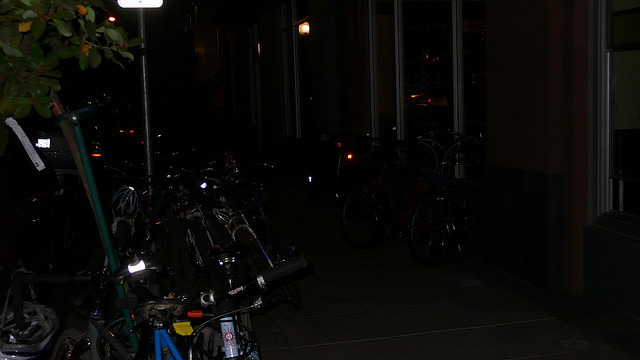
#> input picture img2.jpg, 640 x 360 px
$ python opt_gamma.py
#> lines starting #> are read from the running program, lines starting #| are printed output that depends on the picture; after the words box and inside, x2 and y2 are one past the last pixel; in counts of white or black regions, pixels touching at a corner belong together; long printed decimals are rounded
import cv2
import numpy as np
img_idx = 2
img = cv2.imread(f"img{img_idx}.jpg")
#> img is the input picture: shape (360, 640, 3); mean B, G, R 8.1, 10.6, 10.9

img = img.astype(np.float32) / 255.0

b = img[:, :, 0].astype(np.float32)
g = img[:, :, 1].astype(np.float32)
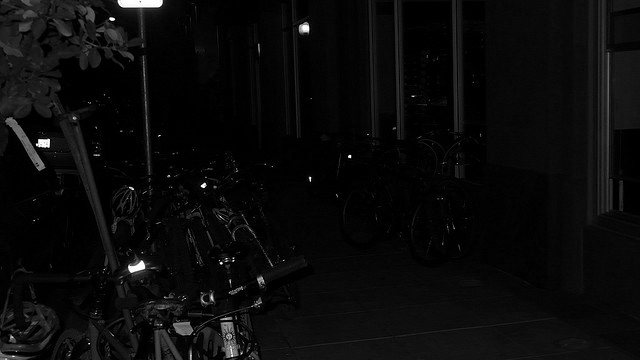
#> g: shape (360, 640) float32; min 0, max 1, mean 0.0414
r = img[:, :, 2].astype(np.float32)

y = 0.299 * r + 0.587 * g + 0.114 * b

y_norm = np.log(1 + y) / np.log(1 + np.max(y))

ret, thresh_b = cv2.threshold(y_norm, 0.5, 1, cv2.THRESH_BINARY)
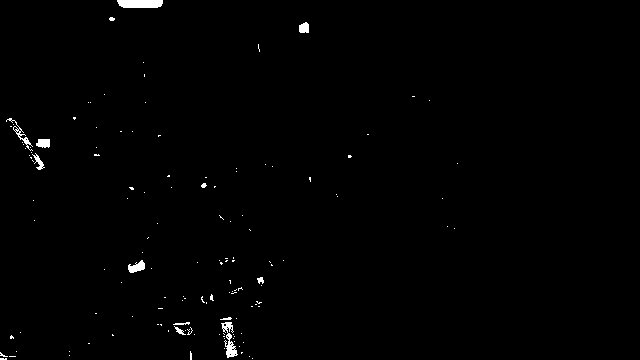
#> thresh_b: shape (360, 640) float32; values 0 (black) and 1 (white), 0.72% white; 135 white regions (123 under 20 px), largest, box (x1, y1, x2, y2) and area: (117, 0, 163, 8) 343, (221, 322, 238, 358) 248, (128, 260, 145, 273) 135
thresh_d =  1 - thresh_b

y_b = y_norm * thresh_b
y_d = y_norm * thresh_d

# dark side gamma correction
r_init = 1
r_cur = r_init
r_before = r_cur + 100 # 첫 번째 루프로 진입하기 위해 큰 값으로 설정

s = y_d[y_d != 0]
log_y_d = np.log(s)
std_d = np.std(s)
#> std_d = 0.0622

for i in range(100):
    s_r = s ** r_cur
    mean_s_log = np.mean(s_r * log_y_d)
    up = np.mean(s_r) - std_d
    r_next = r_cur - up/mean_s_log
    #print(up)

    r_before = r_cur
    r_cur = r_next

    if np.abs(r_cur - r_before) < 1e-7:
        break
#> this loop made 4 passes
#> (mean_s_log, up, r_next, r_before, r_cur) on passes 2 to 4: (-0.154, 0.000478, 0.954, 0.95, 0.954), (-0.153, 2.05e-06, 0.954, 0.954, 0.954), (-0.153, -1.12e-08, 0.954, 0.954, 0.954)
#> (mean_s_log, up, r_next, r_cur) on pass 1: (-0.134, -0.00667, 0.95, 0.95)
#r_cur = np.clip(r_cur, 1e-6, 1.0)
r_d = r_cur
#> r_d = 0.954

print("dark side gamma:", r_d)
#| dark side gamma: 0.9535
# bright side gamma correction
r_init = 1
r_cur = r_init
r_before = r_cur + 100 # 첫 번째 루프로 진입하기 위해 큰 값으로 설정

s = y_b[y_b != 0]
#> s = 1659 values, max 1 at index 32, min 0.5 at index 635, mean 0.732
log_y_b = np.log(s)
#> log_y_b = 1659 values, max 0 at index 32, min -0.693 at index 635, mean -0.348
std_b = 1 - std_d
#> std_b = 0.938

for i in range(100):
    s_r = s ** r_cur
    mean_s_log = np.mean(s_r * log_y_b)
    up = np.mean(s_r) - std_b
    r_next = r_cur - up/mean_s_log

    r_before = r_cur
    r_cur = r_next

    if np.abs(r_cur - r_before) < 1e-7:
        break
#> this loop made 5 passes
#> (mean_s_log, up, r_next, r_before, r_cur) on passes 2 to 5: (-0.352, 0.0686, 0.177, -0.0181, 0.177), (-0.316, 0.00356, 0.188, 0.177, 0.188), (-0.314, 1.1e-05, 0.188, 0.188, 0.188), (-0.314, -1.12e-08, 0.188, 0.188, 0.188)
#> (mean_s_log, up, r_next, r_cur) on pass 1: (-0.202, -0.206, -0.0181, -0.0181)

#r_cur = np.clip(r_cur, 1.0, 10.0)
r_b = r_cur
#> r_b = 0.188

print("bright side gamma:", r_b)
#| bright side gamma: 0.188

enhanced_y_d = y_norm ** r_d
enhanced_y_b = y_norm ** r_b
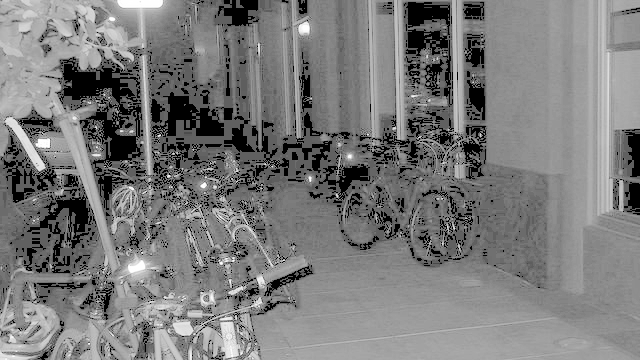
#> enhanced_y_b: shape (360, 640) float32; min 0, max 1, mean 0.483

cv2.imshow('Enhanced Y Dark', enhanced_y_d)
cv2.imshow('Enhanced Y Bright', enhanced_y_b)
cv2.waitKey(0)
cv2.destroyAllWindows()

sigma = 0.5
w = np.exp(-1 / (sigma ** 2 * 2) * (enhanced_y_b ** 2))
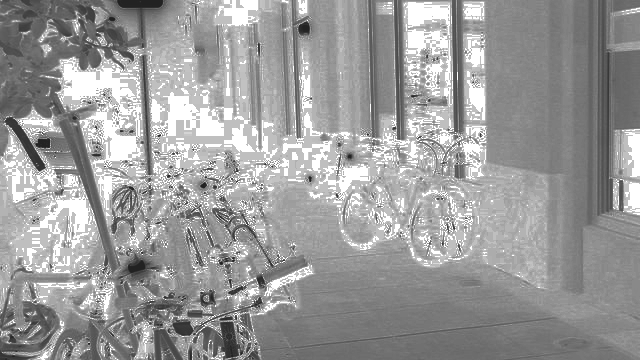
#> w: shape (360, 640) float32; min 0.135, max 1, mean 0.608
y_o = w * enhanced_y_d + (1 - w) * enhanced_y_b
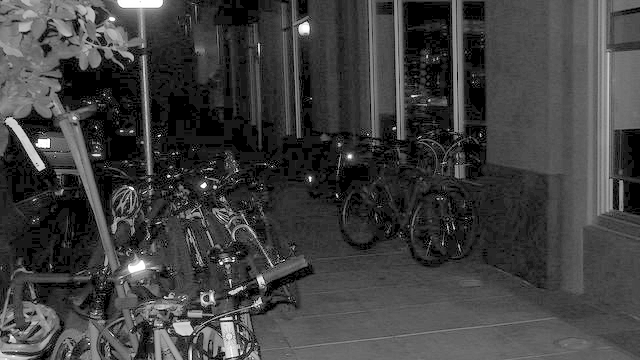
#> y_o: shape (360, 640) float32; min 0, max 1, mean 0.25

cv2.imshow('Enhanced Y', y_o)
cv2.waitKey(0)
cv2.destroyAllWindows()
# [7 lines of commented-out code are left out]

satur = 1 - np.tanh(enhanced_y_b)
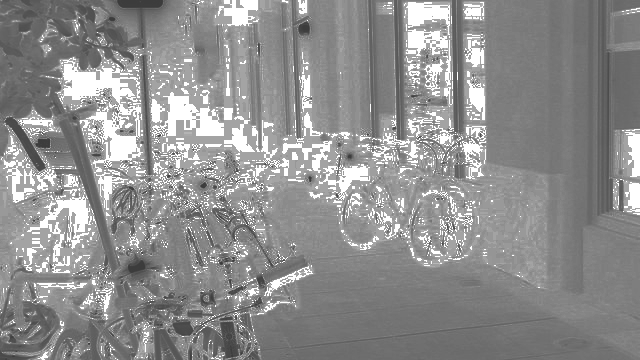
#> satur: shape (360, 640) float32; min 0.238, max 1, mean 0.563

for i in range(0, 3):
    img[:,:,i] = (img[:,:,i] / (y_norm + 1e-8)) ** satur * y_o
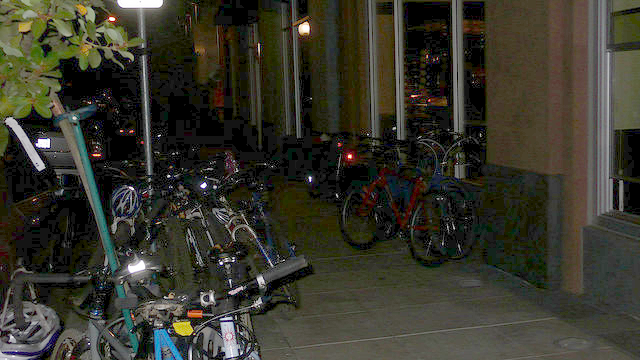
#> img: shape (360, 640, 3) float32; mean B, G, R 0.171, 0.214, 0.219

img_uint8 = (img * 255).astype(np.uint8)
cv2.imwrite(f'enhanced_image_{img_idx}.jpg', img_uint8)
cv2.imshow('Enhanced Image', img)
cv2.waitKey(0)
cv2.destroyAllWindows()

$ run again, with img6.jpg copied over img2.jpg
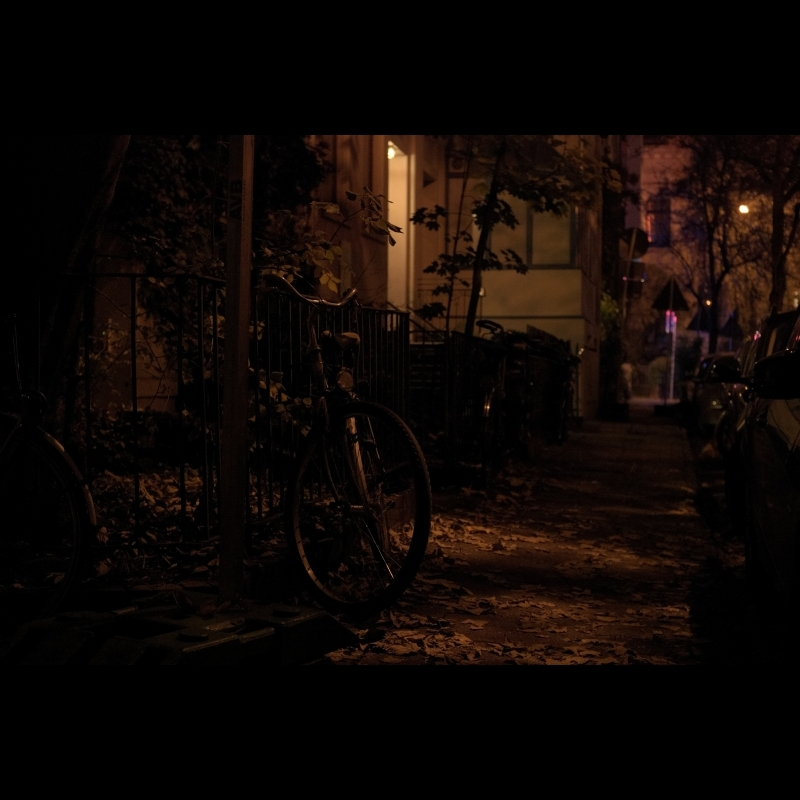
#> input picture img6.jpg, 800 x 800 px
#> img is the input picture: shape (800, 800, 3); mean B, G, R 4.7, 7.7, 14.6
#> `ret, thresh_b = cv2.threshold(y_norm, 0.5, 1, cv2.THRESH_BINARY)`:
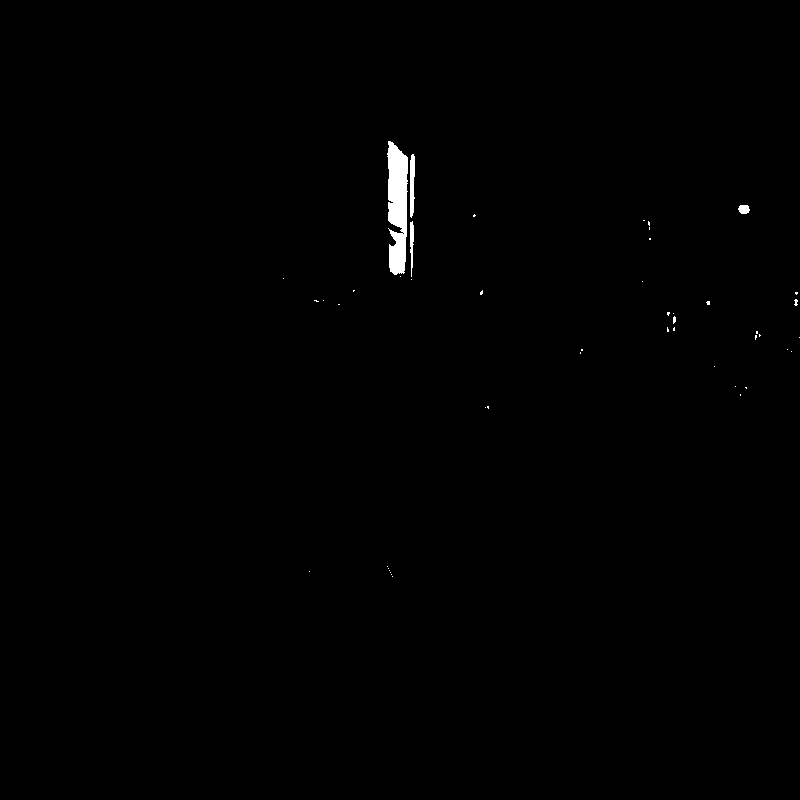
#> thresh_b: shape (800, 800) float32; values 0 (black) and 1 (white), 0.44% white; 47 white regions (43 under 20 px), largest, box (x1, y1, x2, y2) and area: (387, 141, 408, 275) 2150, (410, 154, 415, 218) 264, (410, 221, 414, 277) 149, (738, 205, 750, 214) 87
#> std_d = 0.0874
#> the loop `for i in range(100):` made 4 passes
#> (mean_s_log, up, r_next, r_before, r_cur) on passes 2 to 4: (-0.177, 0.000171, 0.972, 0.971, 0.972), (-0.177, 2.09e-07, 0.972, 0.972, 0.972), (-0.177, -7.45e-09, 0.972, 0.972, 0.972)
#> r_d = 0.972
#| dark side gamma: 0.9716
#> s = 2830 values, max 1 at index 1470, min 0.501 at index 2057, mean 0.665
#> log_y_b = 2830 values, max 1.19e-07 at index 1470, min -0.691 at index 2057, mean -0.421
#> std_b = 0.913
#> the loop `for i in range(100):` made 5 passes
#> (mean_s_log, up, r_next, r_before, r_cur) on passes 2 to 5: (-0.409, 0.0634, 0.213, 0.0577, 0.213), (-0.38, 0.00229, 0.219, 0.213, 0.219), (-0.379, 3.32e-06, 0.219, 0.219, 0.219), (-0.379, 3.73e-08, 0.219, 0.219, 0.219)
#> r_b = 0.219
#| bright side gamma: 0.2186
#> after the loop `for i in range(0, 3):`:
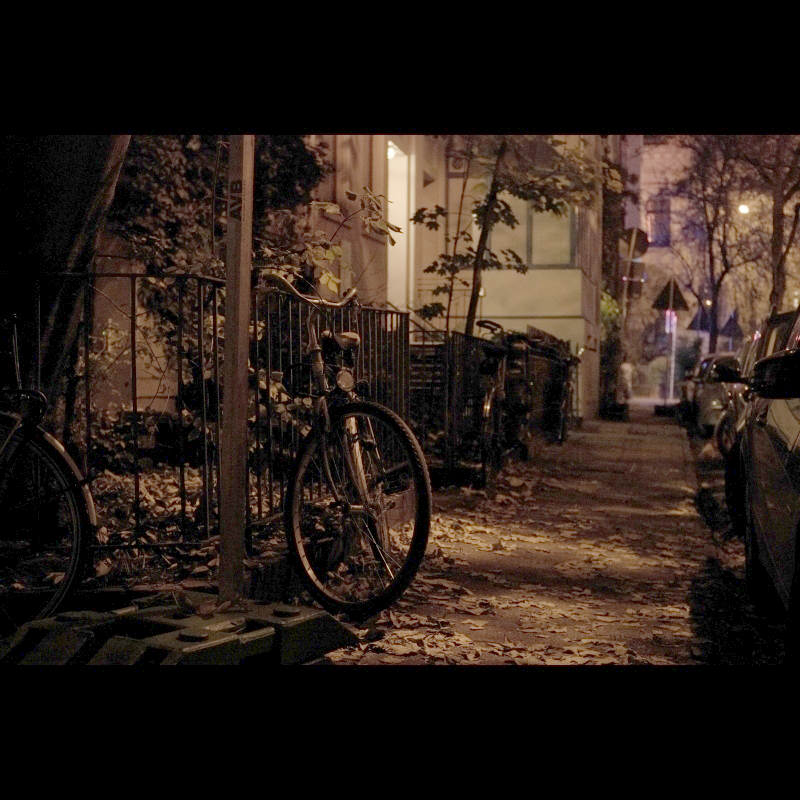
#> img: shape (800, 800, 3) float32; mean B, G, R 0.0978, 0.124, 0.171

$ run again, with img8.jpg copied over img2.jpg
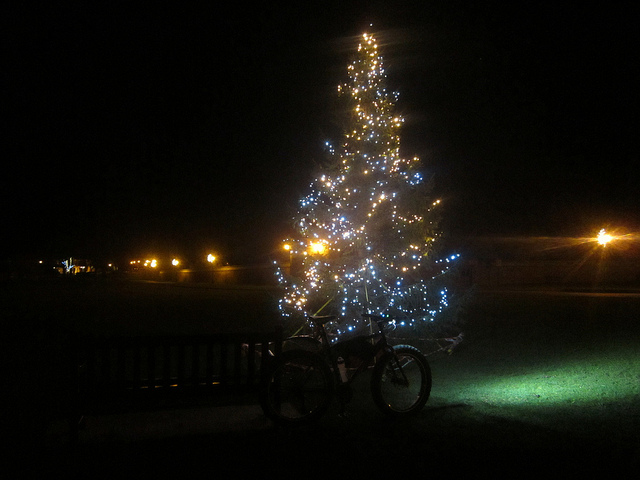
#> input picture img8.jpg, 640 x 480 px
#> img is the input picture: shape (480, 640, 3); mean B, G, R 13.3, 19.4, 21
#> `ret, thresh_b = cv2.threshold(y_norm, 0.5, 1, cv2.THRESH_BINARY)`:
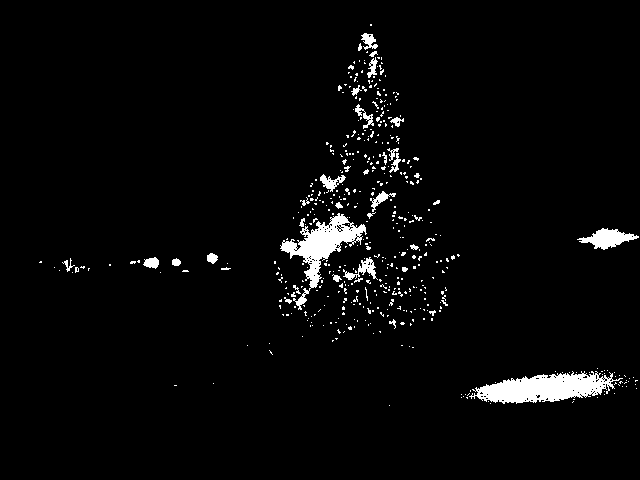
#> thresh_b: shape (480, 640) float32; values 0 (black) and 1 (white), 3.2% white; 474 white regions (437 under 20 px), largest, box (x1, y1, x2, y2) and area: (469, 371, 623, 404) 2867, (280, 213, 367, 310) 2301, (577, 228, 639, 250) 663
#> std_d = 0.107
#> the loop `for i in range(100):` made 5 passes
#> (mean_s_log, up, r_next, r_before, r_cur) on passes 2 to 5: (-0.234, 0.00731, 0.846, 0.815, 0.846), (-0.216, 0.000292, 0.847, 0.846, 0.847), (-0.215, 5.14e-07, 0.847, 0.847, 0.847), (-0.215, 0, 0.847, 0.847, 0.847)
#> r_d = 0.847
#| dark side gamma: 0.8473
#> s = 9942 values, max 1 at index 431, min 0.5 at index 2617, mean 0.673
#> log_y_b = 9942 values, max 0 at index 431, min -0.693 at index 2617, mean -0.419
#> std_b = 0.893
#> the loop `for i in range(100):` made 5 passes
#> (mean_s_log, up, r_next, r_before, r_cur) on passes 2 to 5: (-0.393, 0.0575, 0.268, 0.122, 0.268), (-0.365, 0.00213, 0.274, 0.268, 0.274), (-0.363, 3.23e-06, 0.274, 0.274, 0.274), (-0.363, 1.49e-08, 0.274, 0.274, 0.274)
#> r_b = 0.274
#| bright side gamma: 0.2738
#> after the loop `for i in range(0, 3):`:
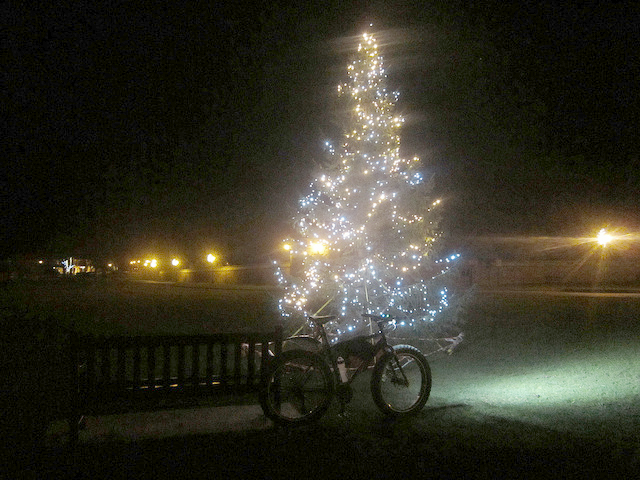
#> img: shape (480, 640, 3) float32; mean B, G, R 0.147, 0.198, 0.206
